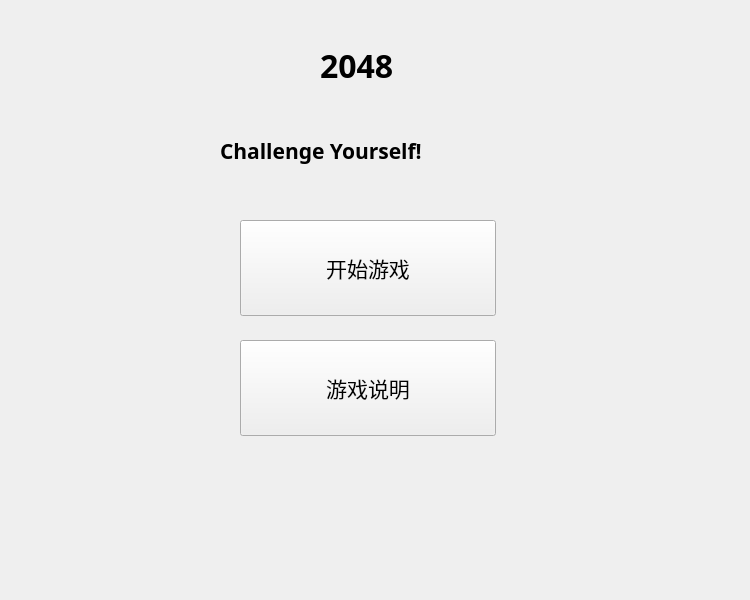
<?xml version="1.0" encoding="UTF-8"?>
<ui version="4.0">
 <class>Order</class>
 <widget class="QWidget" name="Order">
  <property name="geometry">
   <rect>
    <x>0</x>
    <y>0</y>
    <width>750</width>
    <height>600</height>
   </rect>
  </property>
  <property name="windowTitle">
   <string>Form</string>
  </property>
  <widget class="QLabel" name="label">
   <property name="geometry">
    <rect>
     <x>320</x>
     <y>30</y>
     <width>131</width>
     <height>71</height>
    </rect>
   </property>
   <property name="font">
    <font>
     <family>宋体</family>
     <pointsize>24</pointsize>
     <weight>75</weight>
     <bold>true</bold>
    </font>
   </property>
   <property name="text">
    <string>2048</string>
   </property>
  </widget>
  <widget class="QPushButton" name="StartGame_pushButton">
   <property name="geometry">
    <rect>
     <x>240</x>
     <y>220</y>
     <width>256</width>
     <height>96</height>
    </rect>
   </property>
   <property name="minimumSize">
    <size>
     <width>256</width>
     <height>96</height>
    </size>
   </property>
   <property name="maximumSize">
    <size>
     <width>256</width>
     <height>96</height>
    </size>
   </property>
   <property name="font">
    <font>
     <family>宋体</family>
     <pointsize>16</pointsize>
    </font>
   </property>
   <property name="text">
    <string>开始游戏</string>
   </property>
  </widget>
  <widget class="QPushButton" name="ExplainGame_pushButton">
   <property name="geometry">
    <rect>
     <x>240</x>
     <y>340</y>
     <width>256</width>
     <height>96</height>
    </rect>
   </property>
   <property name="minimumSize">
    <size>
     <width>256</width>
     <height>96</height>
    </size>
   </property>
   <property name="maximumSize">
    <size>
     <width>256</width>
     <height>96</height>
    </size>
   </property>
   <property name="font">
    <font>
     <family>宋体</family>
     <pointsize>16</pointsize>
    </font>
   </property>
   <property name="text">
    <string>游戏说明</string>
   </property>
  </widget>
  <widget class="QLabel" name="label_2">
   <property name="geometry">
    <rect>
     <x>220</x>
     <y>100</y>
     <width>341</width>
     <height>101</height>
    </rect>
   </property>
   <property name="font">
    <font>
     <family>宋体</family>
     <pointsize>16</pointsize>
     <weight>75</weight>
     <bold>true</bold>
    </font>
   </property>
   <property name="text">
    <string>Challenge Yourself!</string>
   </property>
  </widget>
 </widget>
 <resources/>
 <connections/>
</ui>
